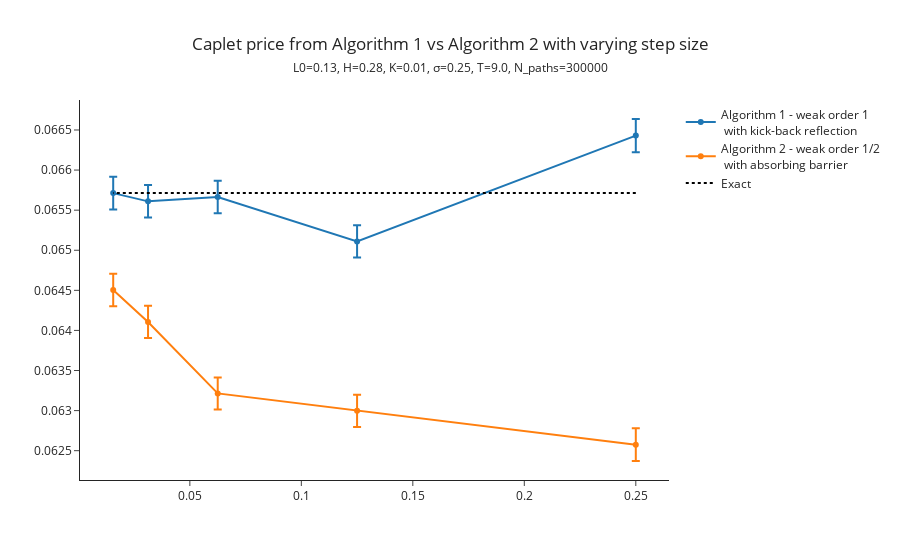

Here is the notebook cell this chart was saved with:
### Code cell
# Prepare figure
fig = go.Figure()

# Add trace for Algorithm 1
fig.add_trace(go.Scatter(
    x=[d['h'] for d in results_algo1],
    y=[d['Price'] for d in results_algo1],
    mode='lines+markers',
    error_y=dict(type='data', array=[d['CI'] for d in results_algo1], visible=True),
    name='Algorithm 1 - weak order 1 <br> with kick-back reflection'
))

# Add trace for Algorithm 2
fig.add_trace(go.Scatter(
    x=[d['h'] for d in results_algo2],
    y=[d['Price'] for d in results_algo2],
    mode='lines+markers',
    error_y=dict(type='data', array=[d['CI'] for d in results_algo2], visible=True),
    name='Algorithm 2 - weak order 1/2 <br> with absorbing barrier'
))

fig.add_trace(go.Scatter(
    x=[d['h'] for d in results_algo2],   # or use a combined h-list like [0.25,0.125,0.0625]
    y=[exact]*len(results_algo2),
    mode='lines',
    line=dict(dash='dot', color='black'),
    name='Exact'
))

fig.update_layout(
    template="simple_white",
    title={
        "text": (
            # main title in default size:
            "Caplet price from Algorithm 1 vs Algorithm 2 with varying step size<br>"
            # parameters in a smaller span (e.g. 12px):
            f"<span style='font-size:12px;'>"
            f"L0={L0}, H={H}, K={K}, σ={sigma}, T={T}, "
            f"N_paths={N_paths}"
            "</span>"
        ),
        "x": 0.5,
        "xanchor": "center"
    }
)

fig.show()

### Figure 1 — Plotly figure (JSON) as saved in the notebook; plotly's stock layout.template omitted (floating-point values rounded to 4 significant figures)
{"data": [{"error_y": {"array": [0.0002072, 0.0002014, 0.000203, 0.0002028, 0.0002032], "type": "data", "visible": true}, "mode": "lines+markers", "name": "Algorithm 1 - weak order 1 <br> with kick-back reflection", "type": "scatter", "x": [0.25, 0.125, 0.0625, 0.03125, 0.01562], "y": [0.06643, 0.06511, 0.06567, 0.06561, 0.06571]}, {"error_y": {"array": [0.000204, 0.0002013, 0.0001995, 0.0002009, 0.0002018], "type": "data", "visible": true}, "mode": "lines+markers", "name": "Algorithm 2 - weak order 1/2 <br> with absorbing barrier", "type": "scatter", "x": [0.25, 0.125, 0.0625, 0.03125, 0.01562], "y": [0.06258, 0.063, 0.06321, 0.06411, 0.0645]}, {"line": {"color": "black", "dash": "dot"}, "mode": "lines", "name": "Exact", "type": "scatter", "x": [0.25, 0.125, 0.0625, 0.03125, 0.01562], "y": [0.06571, 0.06571, 0.06571, 0.06571, 0.06571]}], "layout": {"title": {"text": "Caplet price from Algorithm 1 vs Algorithm 2 with varying step size<br><span style='font-size:12px;'>L0=0.13, H=0.28, K=0.01, σ=0.25, T=9.0, N_paths=300000</span>", "x": 0.5, "xanchor": "center"}}}
